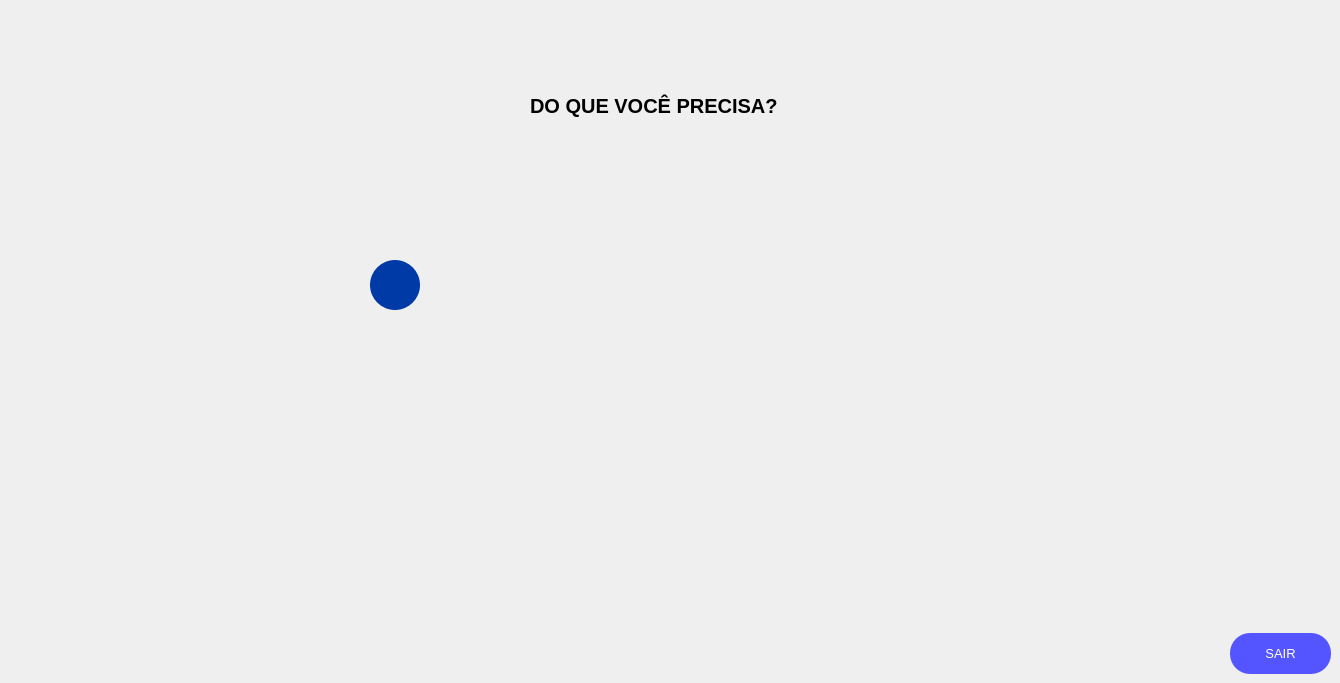
  <widget class="QWidget" name="centralwidget">
   <widget class="QPushButton" name="alugar">
    <property name="geometry">
     <rect>
      <x>450</x>
      <y>200</y>
      <width>461</width>
      <height>171</height>
     </rect>
    </property>
    <property name="palette">
     <palette>
      <active>
       <colorrole role="WindowText">
        <brush brushstyle="SolidPattern">
         <color alpha="255">
          <red>170</red>
          <green>85</green>
          <blue>0</blue>
         </color>
        </brush>
       </colorrole>
       <colorrole role="Text">
        <brush brushstyle="SolidPattern">
         <color alpha="255">
          <red>0</red>
          <green>0</green>
          <blue>0</blue>
         </color>
        </brush>
       </colorrole>
       <colorrole role="BrightText">
        <brush brushstyle="SolidPattern">
         <color alpha="255">
          <red>203</red>
          <green>255</green>
          <blue>80</blue>
         </color>
        </brush>
       </colorrole>
       <colorrole role="ButtonText">
        <brush brushstyle="SolidPattern">
         <color alpha="255">
          <red>57</red>
          <green>87</green>
          <blue>255</blue>
         </color>
        </brush>
       </colorrole>
       <colorrole role="ToolTipBase">
        <brush brushstyle="SolidPattern">
         <color alpha="255">
          <red>255</red>
          <green>255</green>
          <blue>0</blue>
         </color>
        </brush>
       </colorrole>
       <colorrole role="PlaceholderText">
        <brush brushstyle="SolidPattern">
         <color alpha="128">
          <red>0</red>
          <green>0</green>
          <blue>0</blue>
         </color>
        </brush>
       </colorrole>
      </active>
      <inactive>
       <colorrole role="WindowText">
        <brush brushstyle="SolidPattern">
         <color alpha="255">
          <red>170</red>
          <green>85</green>
          <blue>0</blue>
         </color>
        </brush>
       </colorrole>
       <colorrole role="Text">
        <brush brushstyle="SolidPattern">
         <color alpha="255">
          <red>0</red>
          <green>0</green>
          <blue>0</blue>
         </color>
        </brush>
       </colorrole>
       <colorrole role="BrightText">
        <brush brushstyle="SolidPattern">
         <color alpha="255">
          <red>203</red>
          <green>255</green>
          <blue>80</blue>
         </color>
        </brush>
       </colorrole>
       <colorrole role="ButtonText">
        <brush brushstyle="SolidPattern">
         <color alpha="255">
          <red>57</red>
          <green>87</green>
          <blue>255</blue>
         </color>
        </brush>
       </colorrole>
       <colorrole role="ToolTipBase">
        <brush brushstyle="SolidPattern">
         <color alpha="255">
          <red>255</red>
          <green>255</green>
          <blue>0</blue>
         </color>
        </brush>
       </colorrole>
       <colorrole role="PlaceholderText">
        <brush brushstyle="SolidPattern">
         <color alpha="128">
          <red>0</red>
          <green>0</green>
          <blue>0</blue>
         </color>
        </brush>
       </colorrole>
      </inactive>
      <disabled>
       <colorrole role="WindowText">
        <brush brushstyle="SolidPattern">
         <color alpha="255">
          <red>4</red>
          <green>15</green>
          <blue>30</blue>
         </color>
        </brush>
       </colorrole>
       <colorrole role="Text">
        <brush brushstyle="SolidPattern">
         <color alpha="255">
          <red>120</red>
          <green>120</green>
          <blue>120</blue>
         </color>
        </brush>
       </colorrole>
       <colorrole role="BrightText">
        <brush brushstyle="SolidPattern">
         <color alpha="255">
          <red>203</red>
          <green>255</green>
          <blue>80</blue>
         </color>
        </brush>
       </colorrole>
       <colorrole role="ButtonText">
        <brush brushstyle="SolidPattern">
         <color alpha="255">
          <red>120</red>
          <green>120</green>
          <blue>120</blue>
         </color>
        </brush>
       </colorrole>
       <colorrole role="ToolTipBase">
        <brush brushstyle="SolidPattern">
         <color alpha="255">
          <red>255</red>
          <green>255</green>
          <blue>0</blue>
         </color>
        </brush>
       </colorrole>
       <colorrole role="PlaceholderText">
        <brush brushstyle="SolidPattern">
         <color alpha="128">
          <red>0</red>
          <green>0</green>
          <blue>0</blue>
         </color>
        </brush>
       </colorrole>
      </disabled>
     </palette>
    </property>
    <property name="font">
     <font>
      <family>Arial</family>
      <weight>75</weight>
      <bold>true</bold>
     </font>
    </property>
    <property name="contextMenuPolicy">
     <enum>Qt::CustomContextMenu</enum>
    </property>
    <property name="text">
     <string/>
    </property>
    <property name="icon">
     <iconset>
      <normaloff>../Imagens/S.A.VEÍCULOS.png</normaloff>../Imagens/S.A.VEÍCULOS.png</iconset>
    </property>
    <property name="iconSize">
     <size>
      <width>440</width>
      <height>450</height>
     </size>
    </property>
    <property name="checkable">
     <bool>false</bool>
    </property>
    <property name="autoRepeat">
     <bool>false</bool>
    </property>
    <property name="autoExclusive">
     <bool>false</bool>
    </property>
    <property name="autoDefault">
     <bool>false</bool>
    </property>
    <property name="default">
     <bool>false</bool>
    </property>
    <property name="flat">
     <bool>true</bool>
    </property>
   </widget>
   <widget class="QLabel" name="logo2">
    <property name="enabled">
     <bool>true</bool>
    </property>
    <property name="geometry">
     <rect>
      <x>-30</x>
      <y>0</y>
      <width>171</width>
      <height>181</height>
     </rect>
    </property>
    <property name="toolTip">
     <string>&lt;html&gt;&lt;head/&gt;&lt;body&gt;&lt;p align=&quot;center&quot;&gt;&lt;br/&gt;&lt;/p&gt;&lt;/body&gt;&lt;/html&gt;</string>
    </property>
    <property name="whatsThis">
     <string>&lt;html&gt;&lt;head/&gt;&lt;body&gt;&lt;p align=&quot;center&quot;&gt;&lt;br/&gt;&lt;/p&gt;&lt;/body&gt;&lt;/html&gt;</string>
    </property>
    <property name="autoFillBackground">
     <bool>false</bool>
    </property>
    <property name="styleSheet">
     <string notr="true"/>
    </property>
    <property name="text">
     <string/>
    </property>
    <property name="pixmap">
     <pixmap>../Logos/LOGO3.png</pixmap>
    </property>
    <property name="scaledContents">
     <bool>true</bool>
    </property>
    <property name="wordWrap">
     <bool>false</bool>
    </property>
   </widget>
   <widget class="QLabel" name="textodeinicio">
    <property name="geometry">
     <rect>
      <x>530</x>
      <y>90</y>
      <width>311</width>
      <height>31</height>
     </rect>
    </property>
    <property name="font">
     <font>
      <family>Arial</family>
      <pointsize>15</pointsize>
      <weight>75</weight>
      <bold>true</bold>
     </font>
    </property>
    <property name="text">
     <string>DO QUE VOCÊ PRECISA?</string>
    </property>
   </widget>
   <widget class="QPushButton" name="cliente">
    <property name="geometry">
     <rect>
      <x>460</x>
      <y>400</y>
      <width>201</width>
      <height>171</height>
     </rect>
    </property>
    <property name="palette">
     <palette>
      <active>
       <colorrole role="WindowText">
        <brush brushstyle="SolidPattern">
         <color alpha="255">
          <red>170</red>
          <green>85</green>
          <blue>0</blue>
         </color>
        </brush>
       </colorrole>
       <colorrole role="Text">
        <brush brushstyle="SolidPattern">
         <color alpha="255">
          <red>0</red>
          <green>0</green>
          <blue>0</blue>
         </color>
        </brush>
       </colorrole>
       <colorrole role="BrightText">
        <brush brushstyle="SolidPattern">
         <color alpha="255">
          <red>203</red>
          <green>255</green>
          <blue>80</blue>
         </color>
        </brush>
       </colorrole>
       <colorrole role="ButtonText">
        <brush brushstyle="SolidPattern">
         <color alpha="255">
          <red>57</red>
          <green>87</green>
          <blue>255</blue>
         </color>
        </brush>
       </colorrole>
       <colorrole role="ToolTipBase">
        <brush brushstyle="SolidPattern">
         <color alpha="255">
          <red>255</red>
          <green>255</green>
          <blue>0</blue>
         </color>
        </brush>
       </colorrole>
       <colorrole role="PlaceholderText">
        <brush brushstyle="SolidPattern">
         <color alpha="128">
          <red>0</red>
          <green>0</green>
          <blue>0</blue>
         </color>
        </brush>
       </colorrole>
      </active>
      <inactive>
       <colorrole role="WindowText">
        <brush brushstyle="SolidPattern">
         <color alpha="255">
          <red>170</red>
          <green>85</green>
          <blue>0</blue>
         </color>
        </brush>
       </colorrole>
       <colorrole role="Text">
        <brush brushstyle="SolidPattern">
         <color alpha="255">
          <red>0</red>
          <green>0</green>
          <blue>0</blue>
         </color>
        </brush>
       </colorrole>
       <colorrole role="BrightText">
        <brush brushstyle="SolidPattern">
         <color alpha="255">
          <red>203</red>
          <green>255</green>
          <blue>80</blue>
         </color>
        </brush>
       </colorrole>
       <colorrole role="ButtonText">
        <brush brushstyle="SolidPattern">
         <color alpha="255">
          <red>57</red>
          <green>87</green>
          <blue>255</blue>
         </color>
        </brush>
       </colorrole>
       <colorrole role="ToolTipBase">
        <brush brushstyle="SolidPattern">
         <color alpha="255">
          <red>255</red>
          <green>255</green>
          <blue>0</blue>
         </color>
        </brush>
       </colorrole>
       <colorrole role="PlaceholderText">
        <brush brushstyle="SolidPattern">
         <color alpha="128">
          <red>0</red>
          <green>0</green>
          <blue>0</blue>
         </color>
        </brush>
       </colorrole>
      </inactive>
      <disabled>
       <colorrole role="WindowText">
        <brush brushstyle="SolidPattern">
         <color alpha="255">
          <red>4</red>
          <green>15</green>
          <blue>30</blue>
         </color>
        </brush>
       </colorrole>
       <colorrole role="Text">
        <brush brushstyle="SolidPattern">
         <color alpha="255">
          <red>120</red>
          <green>120</green>
          <blue>120</blue>
         </color>
        </brush>
       </colorrole>
       <colorrole role="BrightText">
        <brush brushstyle="SolidPattern">
         <color alpha="255">
          <red>203</red>
          <green>255</green>
          <blue>80</blue>
         </color>
        </brush>
       </colorrole>
       <colorrole role="ButtonText">
        <brush brushstyle="SolidPattern">
         <color alpha="255">
          <red>120</red>
          <green>120</green>
          <blue>120</blue>
         </color>
        </brush>
       </colorrole>
       <colorrole role="ToolTipBase">
        <brush brushstyle="SolidPattern">
         <color alpha="255">
          <red>255</red>
          <green>255</green>
          <blue>0</blue>
         </color>
        </brush>
       </colorrole>
       <colorrole role="PlaceholderText">
        <brush brushstyle="SolidPattern">
         <color alpha="128">
          <red>0</red>
          <green>0</green>
          <blue>0</blue>
         </color>
        </brush>
       </colorrole>
      </disabled>
     </palette>
    </property>
    <property name="font">
     <font>
      <family>Arial</family>
      <weight>75</weight>
      <bold>true</bold>
     </font>
    </property>
    <property name="contextMenuPolicy">
     <enum>Qt::CustomContextMenu</enum>
    </property>
    <property name="text">
     <string/>
    </property>
    <property name="icon">
     <iconset>
      <normaloff>../Imagens/CLIENTES.png</normaloff>../Imagens/CLIENTES.png</iconset>
    </property>
    <property name="iconSize">
     <size>
      <width>200</width>
      <height>200</height>
     </size>
    </property>
    <property name="checkable">
     <bool>false</bool>
    </property>
    <property name="autoRepeat">
     <bool>false</bool>
    </property>
    <property name="autoExclusive">
     <bool>false</bool>
    </property>
    <property name="autoDefault">
     <bool>false</bool>
    </property>
    <property name="default">
     <bool>false</bool>
    </property>
    <property name="flat">
     <bool>true</bool>
    </property>
   </widget>
   <widget class="QPushButton" name="funcionario">
    <property name="geometry">
     <rect>
      <x>700</x>
      <y>400</y>
      <width>201</width>
      <height>171</height>
     </rect>
    </property>
    <property name="palette">
     <palette>
      <active>
       <colorrole role="WindowText">
        <brush brushstyle="SolidPattern">
         <color alpha="255">
          <red>170</red>
          <green>85</green>
          <blue>0</blue>
         </color>
        </brush>
       </colorrole>
       <colorrole role="Text">
        <brush brushstyle="SolidPattern">
         <color alpha="255">
          <red>0</red>
          <green>0</green>
          <blue>0</blue>
         </color>
        </brush>
       </colorrole>
       <colorrole role="BrightText">
        <brush brushstyle="SolidPattern">
         <color alpha="255">
          <red>203</red>
          <green>255</green>
          <blue>80</blue>
         </color>
        </brush>
       </colorrole>
       <colorrole role="ButtonText">
        <brush brushstyle="SolidPattern">
         <color alpha="255">
          <red>57</red>
          <green>87</green>
          <blue>255</blue>
         </color>
        </brush>
       </colorrole>
       <colorrole role="ToolTipBase">
        <brush brushstyle="SolidPattern">
         <color alpha="255">
          <red>255</red>
          <green>255</green>
          <blue>0</blue>
         </color>
        </brush>
       </colorrole>
       <colorrole role="PlaceholderText">
        <brush brushstyle="SolidPattern">
         <color alpha="128">
          <red>0</red>
          <green>0</green>
          <blue>0</blue>
         </color>
        </brush>
       </colorrole>
      </active>
      <inactive>
       <colorrole role="WindowText">
        <brush brushstyle="SolidPattern">
         <color alpha="255">
          <red>170</red>
          <green>85</green>
          <blue>0</blue>
         </color>
        </brush>
       </colorrole>
       <colorrole role="Text">
        <brush brushstyle="SolidPattern">
         <color alpha="255">
          <red>0</red>
          <green>0</green>
          <blue>0</blue>
         </color>
        </brush>
       </colorrole>
       <colorrole role="BrightText">
        <brush brushstyle="SolidPattern">
         <color alpha="255">
          <red>203</red>
          <green>255</green>
          <blue>80</blue>
         </color>
        </brush>
       </colorrole>
       <colorrole role="ButtonText">
        <brush brushstyle="SolidPattern">
         <color alpha="255">
          <red>57</red>
          <green>87</green>
          <blue>255</blue>
         </color>
        </brush>
       </colorrole>
       <colorrole role="ToolTipBase">
        <brush brushstyle="SolidPattern">
         <color alpha="255">
          <red>255</red>
          <green>255</green>
          <blue>0</blue>
         </color>
        </brush>
       </colorrole>
       <colorrole role="PlaceholderText">
        <brush brushstyle="SolidPattern">
         <color alpha="128">
          <red>0</red>
          <green>0</green>
          <blue>0</blue>
         </color>
        </brush>
       </colorrole>
      </inactive>
      <disabled>
       <colorrole role="WindowText">
        <brush brushstyle="SolidPattern">
         <color alpha="255">
          <red>4</red>
          <green>15</green>
          <blue>30</blue>
         </color>
        </brush>
       </colorrole>
       <colorrole role="Text">
        <brush brushstyle="SolidPattern">
         <color alpha="255">
          <red>120</red>
          <green>120</green>
          <blue>120</blue>
         </color>
        </brush>
       </colorrole>
       <colorrole role="BrightText">
        <brush brushstyle="SolidPattern">
         <color alpha="255">
          <red>203</red>
          <green>255</green>
          <blue>80</blue>
         </color>
        </brush>
       </colorrole>
       <colorrole role="ButtonText">
        <brush brushstyle="SolidPattern">
         <color alpha="255">
          <red>120</red>
          <green>120</green>
          <blue>120</blue>
         </color>
        </brush>
       </colorrole>
       <colorrole role="ToolTipBase">
        <brush brushstyle="SolidPattern">
         <color alpha="255">
          <red>255</red>
          <green>255</green>
          <blue>0</blue>
         </color>
        </brush>
       </colorrole>
       <colorrole role="PlaceholderText">
        <brush brushstyle="SolidPattern">
         <color alpha="128">
          <red>0</red>
          <green>0</green>
          <blue>0</blue>
         </color>
        </brush>
       </colorrole>
      </disabled>
     </palette>
    </property>
    <property name="font">
     <font>
      <family>Arial</family>
      <weight>75</weight>
      <bold>true</bold>
     </font>
    </property>
    <property name="contextMenuPolicy">
     <enum>Qt::CustomContextMenu</enum>
    </property>
    <property name="text">
     <string/>
    </property>
    <property name="icon">
     <iconset>
      <normaloff>../Imagens/FUNC.png</normaloff>../Imagens/FUNC.png</iconset>
    </property>
    <property name="iconSize">
     <size>
      <width>200</width>
      <height>200</height>
     </size>
    </property>
    <property name="checkable">
     <bool>false</bool>
    </property>
    <property name="autoRepeat">
     <bool>false</bool>
    </property>
    <property name="autoExclusive">
     <bool>false</bool>
    </property>
    <property name="autoDefault">
     <bool>false</bool>
    </property>
    <property name="default">
     <bool>false</bool>
    </property>
    <property name="flat">
     <bool>true</bool>
    </property>
   </widget>
   <widget class="QPushButton" name="exitbutton">
    <property name="geometry">
     <rect>
      <x>1230</x>
      <y>633</y>
      <width>101</width>
      <height>41</height>
     </rect>
    </property>
    <property name="palette">
     <palette>
      <active>
       <colorrole role="WindowText">
        <brush brushstyle="SolidPattern">
         <color alpha="255">
          <red>255</red>
          <green>255</green>
          <blue>255</blue>
         </color>
        </brush>
       </colorrole>
       <colorrole role="Button">
        <brush brushstyle="SolidPattern">
         <color alpha="255">
          <red>85</red>
          <green>85</green>
          <blue>255</blue>
         </color>
        </brush>
       </colorrole>
       <colorrole role="Text">
        <brush brushstyle="SolidPattern">
         <color alpha="255">
          <red>255</red>
          <green>255</green>
          <blue>255</blue>
         </color>
        </brush>
       </colorrole>
       <colorrole role="BrightText">
        <brush brushstyle="SolidPattern">
         <color alpha="255">
          <red>203</red>
          <green>255</green>
          <blue>80</blue>
         </color>
        </brush>
       </colorrole>
       <colorrole role="ButtonText">
        <brush brushstyle="SolidPattern">
         <color alpha="255">
          <red>255</red>
          <green>255</green>
          <blue>255</blue>
         </color>
        </brush>
       </colorrole>
       <colorrole role="Base">
        <brush brushstyle="SolidPattern">
         <color alpha="255">
          <red>85</red>
          <green>85</green>
          <blue>255</blue>
         </color>
        </brush>
       </colorrole>
       <colorrole role="Window">
        <brush brushstyle="SolidPattern">
         <color alpha="255">
          <red>85</red>
          <green>85</green>
          <blue>255</blue>
         </color>
        </brush>
       </colorrole>
       <colorrole role="ToolTipBase">
        <brush brushstyle="SolidPattern">
         <color alpha="255">
          <red>255</red>
          <green>255</green>
          <blue>0</blue>
         </color>
        </brush>
       </colorrole>
       <colorrole role="PlaceholderText">
        <brush brushstyle="SolidPattern">
         <color alpha="128">
          <red>0</red>
          <green>0</green>
          <blue>0</blue>
         </color>
        </brush>
       </colorrole>
      </active>
      <inactive>
       <colorrole role="WindowText">
        <brush brushstyle="SolidPattern">
         <color alpha="255">
          <red>255</red>
          <green>255</green>
          <blue>255</blue>
         </color>
        </brush>
       </colorrole>
       <colorrole role="Button">
        <brush brushstyle="SolidPattern">
         <color alpha="255">
          <red>85</red>
          <green>85</green>
          <blue>255</blue>
         </color>
        </brush>
       </colorrole>
       <colorrole role="Text">
        <brush brushstyle="SolidPattern">
         <color alpha="255">
          <red>255</red>
          <green>255</green>
          <blue>255</blue>
         </color>
        </brush>
       </colorrole>
       <colorrole role="BrightText">
        <brush brushstyle="SolidPattern">
         <color alpha="255">
          <red>203</red>
          <green>255</green>
          <blue>80</blue>
         </color>
        </brush>
       </colorrole>
       <colorrole role="ButtonText">
        <brush brushstyle="SolidPattern">
         <color alpha="255">
          <red>255</red>
          <green>255</green>
          <blue>255</blue>
         </color>
        </brush>
       </colorrole>
       <colorrole role="Base">
        <brush brushstyle="SolidPattern">
         <color alpha="255">
          <red>85</red>
          <green>85</green>
          <blue>255</blue>
         </color>
        </brush>
       </colorrole>
       <colorrole role="Window">
        <brush brushstyle="SolidPattern">
         <color alpha="255">
          <red>85</red>
          <green>85</green>
          <blue>255</blue>
         </color>
        </brush>
       </colorrole>
       <colorrole role="ToolTipBase">
        <brush brushstyle="SolidPattern">
         <color alpha="255">
          <red>255</red>
          <green>255</green>
          <blue>0</blue>
         </color>
        </brush>
       </colorrole>
       <colorrole role="PlaceholderText">
        <brush brushstyle="SolidPattern">
         <color alpha="128">
          <red>0</red>
          <green>0</green>
          <blue>0</blue>
         </color>
        </brush>
       </colorrole>
      </inactive>
      <disabled>
       <colorrole role="WindowText">
        <brush brushstyle="SolidPattern">
         <color alpha="255">
          <red>255</red>
          <green>255</green>
          <blue>255</blue>
         </color>
        </brush>
       </colorrole>
       <colorrole role="Button">
        <brush brushstyle="SolidPattern">
         <color alpha="255">
          <red>85</red>
          <green>85</green>
          <blue>255</blue>
         </color>
        </brush>
       </colorrole>
       <colorrole role="Text">
        <brush brushstyle="SolidPattern">
         <color alpha="255">
          <red>255</red>
          <green>255</green>
          <blue>255</blue>
         </color>
        </brush>
       </colorrole>
       <colorrole role="BrightText">
        <brush brushstyle="SolidPattern">
         <color alpha="255">
          <red>203</red>
          <green>255</green>
          <blue>80</blue>
         </color>
        </brush>
       </colorrole>
       <colorrole role="ButtonText">
        <brush brushstyle="SolidPattern">
         <color alpha="255">
          <red>255</red>
          <green>255</green>
          <blue>255</blue>
         </color>
        </brush>
       </colorrole>
       <colorrole role="Base">
        <brush brushstyle="SolidPattern">
         <color alpha="255">
          <red>85</red>
          <green>85</green>
          <blue>255</blue>
         </color>
        </brush>
       </colorrole>
       <colorrole role="Window">
        <brush brushstyle="SolidPattern">
         <color alpha="255">
          <red>85</red>
          <green>85</green>
          <blue>255</blue>
         </color>
        </brush>
       </colorrole>
       <colorrole role="ToolTipBase">
        <brush brushstyle="SolidPattern">
         <color alpha="255">
          <red>255</red>
          <green>255</green>
          <blue>0</blue>
         </color>
        </brush>
       </colorrole>
       <colorrole role="PlaceholderText">
        <brush brushstyle="SolidPattern">
         <color alpha="128">
          <red>0</red>
          <green>0</green>
          <blue>0</blue>
         </color>
        </brush>
       </colorrole>
      </disabled>
     </palette>
    </property>
    <property name="font">
     <font>
      <family>Arial</family>
      <pointsize>10</pointsize>
      <weight>9</weight>
      <italic>false</italic>
      <bold>false</bold>
     </font>
    </property>
    <property name="contextMenuPolicy">
     <enum>Qt::CustomContextMenu</enum>
    </property>
    <property name="styleSheet">
     <string notr="true">QPushButton{
	color:white;
	border-radius:20px;
	background-color: rgb(85, 85, 255);
	font: 75 10pt &quot;Arial&quot;;
}
QPushButton:hover{
	background-color: rgb(10, 10, 127);
}</string>
    </property>
    <property name="text">
     <string>SAIR</string>
    </property>
    <property name="iconSize">
     <size>
      <width>93</width>
      <height>100</height>
     </size>
    </property>
    <property name="checkable">
     <bool>false</bool>
    </property>
    <property name="autoRepeat">
     <bool>false</bool>
    </property>
    <property name="autoExclusive">
     <bool>false</bool>
    </property>
    <property name="autoDefault">
     <bool>false</bool>
    </property>
    <property name="default">
     <bool>false</bool>
    </property>
    <property name="flat">
     <bool>true</bool>
    </property>
   </widget>
   <widget class="QPushButton" name="carsinfos">
    <property name="geometry">
     <rect>
      <x>370</x>
      <y>260</y>
      <width>50</width>
      <height>50</height>
     </rect>
    </property>
    <property name="palette">
     <palette>
      <active>
       <colorrole role="WindowText">
        <brush brushstyle="SolidPattern">
         <color alpha="255">
          <red>255</red>
          <green>255</green>
          <blue>255</blue>
         </color>
        </brush>
       </colorrole>
       <colorrole role="Button">
        <brush brushstyle="SolidPattern">
         <color alpha="255">
          <red>0</red>
          <green>58</green>
          <blue>166</blue>
         </color>
        </brush>
       </colorrole>
       <colorrole role="Text">
        <brush brushstyle="SolidPattern">
         <color alpha="255">
          <red>255</red>
          <green>255</green>
          <blue>255</blue>
         </color>
        </brush>
       </colorrole>
       <colorrole role="BrightText">
        <brush brushstyle="SolidPattern">
         <color alpha="255">
          <red>203</red>
          <green>255</green>
          <blue>80</blue>
         </color>
        </brush>
       </colorrole>
       <colorrole role="ButtonText">
        <brush brushstyle="SolidPattern">
         <color alpha="255">
          <red>255</red>
          <green>255</green>
          <blue>255</blue>
         </color>
        </brush>
       </colorrole>
       <colorrole role="Base">
        <brush brushstyle="SolidPattern">
         <color alpha="255">
          <red>0</red>
          <green>58</green>
          <blue>166</blue>
         </color>
        </brush>
       </colorrole>
       <colorrole role="Window">
        <brush brushstyle="SolidPattern">
         <color alpha="255">
          <red>0</red>
          <green>58</green>
          <blue>166</blue>
         </color>
        </brush>
       </colorrole>
       <colorrole role="ToolTipBase">
        <brush brushstyle="SolidPattern">
         <color alpha="255">
          <red>255</red>
          <green>255</green>
          <blue>0</blue>
         </color>
        </brush>
       </colorrole>
       <colorrole role="PlaceholderText">
        <brush brushstyle="SolidPattern">
         <color alpha="128">
          <red>0</red>
          <green>0</green>
          <blue>0</blue>
         </color>
        </brush>
       </colorrole>
      </active>
      <inactive>
       <colorrole role="WindowText">
        <brush brushstyle="SolidPattern">
         <color alpha="255">
          <red>255</red>
          <green>255</green>
          <blue>255</blue>
         </color>
        </brush>
       </colorrole>
       <colorrole role="Button">
        <brush brushstyle="SolidPattern">
         <color alpha="255">
          <red>0</red>
          <green>58</green>
          <blue>166</blue>
         </color>
        </brush>
       </colorrole>
       <colorrole role="Text">
        <brush brushstyle="SolidPattern">
         <color alpha="255">
          <red>255</red>
          <green>255</green>
          <blue>255</blue>
         </color>
        </brush>
       </colorrole>
       <colorrole role="BrightText">
        <brush brushstyle="SolidPattern">
         <color alpha="255">
          <red>203</red>
          <green>255</green>
          <blue>80</blue>
         </color>
        </brush>
       </colorrole>
       <colorrole role="ButtonText">
        <brush brushstyle="SolidPattern">
         <color alpha="255">
          <red>255</red>
          <green>255</green>
          <blue>255</blue>
         </color>
        </brush>
       </colorrole>
       <colorrole role="Base">
        <brush brushstyle="SolidPattern">
         <color alpha="255">
          <red>0</red>
          <green>58</green>
          <blue>166</blue>
         </color>
        </brush>
       </colorrole>
       <colorrole role="Window">
        <brush brushstyle="SolidPattern">
         <color alpha="255">
          <red>0</red>
          <green>58</green>
          <blue>166</blue>
         </color>
        </brush>
       </colorrole>
       <colorrole role="ToolTipBase">
        <brush brushstyle="SolidPattern">
         <color alpha="255">
          <red>255</red>
          <green>255</green>
          <blue>0</blue>
         </color>
        </brush>
       </colorrole>
       <colorrole role="PlaceholderText">
        <brush brushstyle="SolidPattern">
         <color alpha="128">
          <red>0</red>
          <green>0</green>
          <blue>0</blue>
         </color>
        </brush>
       </colorrole>
      </inactive>
      <disabled>
       <colorrole role="WindowText">
        <brush brushstyle="SolidPattern">
         <color alpha="255">
          <red>255</red>
          <green>255</green>
          <blue>255</blue>
         </color>
        </brush>
       </colorrole>
       <colorrole role="Button">
        <brush brushstyle="SolidPattern">
         <color alpha="255">
          <red>0</red>
          <green>58</green>
          <blue>166</blue>
         </color>
        </brush>
       </colorrole>
       <colorrole role="Text">
        <brush brushstyle="SolidPattern">
         <color alpha="255">
          <red>255</red>
          <green>255</green>
          <blue>255</blue>
         </color>
        </brush>
       </colorrole>
       <colorrole role="BrightText">
        <brush brushstyle="SolidPattern">
         <color alpha="255">
          <red>203</red>
          <green>255</green>
          <blue>80</blue>
         </color>
        </brush>
       </colorrole>
       <colorrole role="ButtonText">
        <brush brushstyle="SolidPattern">
         <color alpha="255">
          <red>255</red>
          <green>255</green>
          <blue>255</blue>
         </color>
        </brush>
       </colorrole>
       <colorrole role="Base">
        <brush brushstyle="SolidPattern">
         <color alpha="255">
          <red>0</red>
          <green>58</green>
          <blue>166</blue>
         </color>
        </brush>
       </colorrole>
       <colorrole role="Window">
        <brush brushstyle="SolidPattern">
         <color alpha="255">
          <red>0</red>
          <green>58</green>
          <blue>166</blue>
         </color>
        </brush>
       </colorrole>
       <colorrole role="ToolTipBase">
        <brush brushstyle="SolidPattern">
         <color alpha="255">
          <red>255</red>
          <green>255</green>
          <blue>0</blue>
         </color>
        </brush>
       </colorrole>
       <colorrole role="PlaceholderText">
        <brush brushstyle="SolidPattern">
         <color alpha="128">
          <red>0</red>
          <green>0</green>
          <blue>0</blue>
         </color>
        </brush>
       </colorrole>
      </disabled>
     </palette>
    </property>
    <property name="font">
     <font>
      <family>Arial</family>
      <pointsize>10</pointsize>
      <weight>50</weight>
      <italic>false</italic>
      <bold>false</bold>
     </font>
    </property>
    <property name="contextMenuPolicy">
     <enum>Qt::CustomContextMenu</enum>
    </property>
    <property name="styleSheet">
     <string notr="true">QPushButton{
	color:white;
	border-radius:25px;
	background-color: rgb(0, 58, 166);

}
QPushButton:hover{
	background-color: rgb(20, 124, 126);
}</string>
    </property>
    <property name="text">
     <string/>
    </property>
    <property name="icon">
     <iconset>
      <normaloff>../Imagens/carlogo.png</normaloff>../Imagens/carlogo.png</iconset>
    </property>
    <property name="iconSize">
     <size>
      <width>33</width>
      <height>100</height>
     </size>
    </property>
    <property name="checkable">
     <bool>false</bool>
    </property>
    <property name="autoRepeat">
     <bool>false</bool>
    </property>
    <property name="autoExclusive">
     <bool>false</bool>
    </property>
    <property name="autoDefault">
     <bool>false</bool>
    </property>
    <property name="default">
     <bool>false</bool>
    </property>
    <property name="flat">
     <bool>true</bool>
    </property>
   </widget>
   <zorder>logo2</zorder>
   <zorder>alugar</zorder>
   <zorder>textodeinicio</zorder>
   <zorder>cliente</zorder>
   <zorder>funcionario</zorder>
   <zorder>exitbutton</zorder>
   <zorder>carsinfos</zorder>
  </widget>
